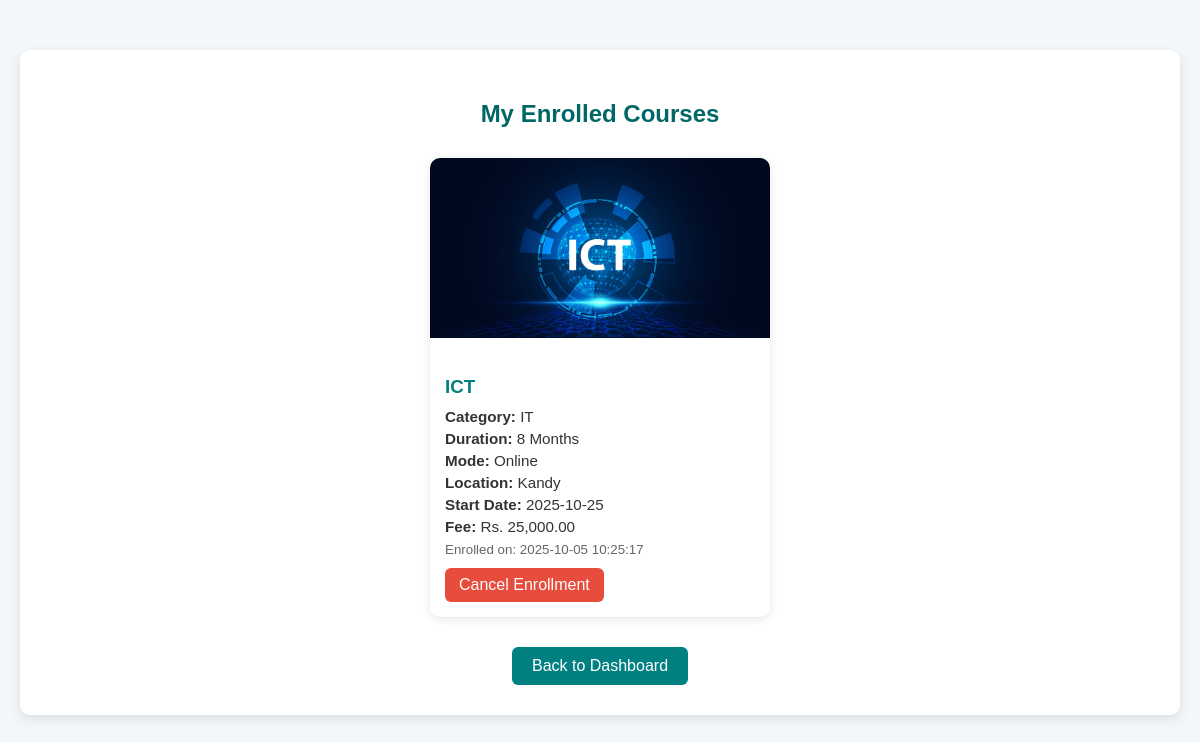
Screenshot of /student/my_enrollments.php (signed in) with the database file from the repository.
### tables this page shows
CREATE TABLE `enrollments` (
  `enroll_id` int(11) NOT NULL,
  `user_id` int(11) NOT NULL,
  `course_id` int(11) NOT NULL,
  `enrolled_at` timestamp NOT NULL DEFAULT current_timestamp()
);

CREATE TABLE `courses` (
  `course_id` int(11) NOT NULL,
  `course_name` varchar(150) NOT NULL,
  `category` varchar(100) NOT NULL,
  `course_des` text NOT NULL,
  `user_id` int(11) NOT NULL,
  `duration` int(11) NOT NULL,
  `start_date` date NOT NULL,
  `image` varchar(255) NOT NULL,
  `fee` decimal(10,2) NOT NULL,
  `mode` enum('Online','On-site') NOT NULL,
  `location` varchar(100) NOT NULL,
  `created_at` timestamp NOT NULL DEFAULT current_timestamp()
);

### student/my_enrollments.php (the view, shortened to what this page needs)
<?php
include('../includes/connect.php');
$user_id = $_SESSION['user_id'];
$query = "SELECT e.enrolled_at, c.course_id, c.course_name, c.category,
                 c.duration, c.start_date, c.fee, c.mode, c.location, c.image
          FROM enrollments e
          JOIN courses c ON e.course_id = c.course_id
          WHERE e.user_id = ?
          ORDER BY e.enrolled_at DESC";
$stmt = $conn->prepare($query);
$stmt->bind_param("i", $user_id);
$stmt->execute();
$result = $stmt->get_result();
?>
<!DOCTYPE html>
<html lang="en">
<head>
  <link rel="stylesheet" href="../css/my_enrollments.css">
</head>
<body>
  <div class="enrollment-container">
    <h2>My Enrolled Courses</h2>
    <?php if ($result->num_rows > 0) { ?>
      <div class="enrollment-grid">
        <?php while ($row = $result->fetch_assoc()) { ?>
          <div class="enrollment-card">
            <?php
              $imgPath = !empty($row['image']) ? "../" . htmlspecialchars($row['image']) : "../includes/uploads/courses/default.png";
            ?>
            <img src="<?php echo $imgPath; ?>" alt="<?php echo htmlspecialchars($row['course_name']); ?>">
            <div class="enrollment-info">
              <h3><?php echo htmlspecialchars($row['course_name']); ?></h3>
              <p><strong>Category:</strong> <?php echo htmlspecialchars($row['category']); ?></p>
              <p><strong>Duration:</strong> <?php echo htmlspecialchars($row['duration']); ?> Months</p>
              <p><strong>Mode:</strong> <?php echo htmlspecialchars($row['mode']); ?></p>
              <p><strong>Location:</strong> <?php echo htmlspecialchars($row['location']); ?></p>
              <p><strong>Start Date:</strong> <?php echo htmlspecialchars($row['start_date']); ?></p>
              <p><strong>Fee:</strong> Rs. <?php echo number_format($row['fee'], 2); ?></p>
              <small>Enrolled on: <?php echo htmlspecialchars($row['enrolled_at']); ?></small>
              <br>
              <a href="cancel_enrollment.php?course_id=<?php echo $row['course_id']; ?>"
                 class="btn-cancel"
                 onclick="return confirm('Are you sure you want to cancel this enrollment?');">
                 Cancel Enrollment
              </a>
            </div>
          </div>
        <?php } ?>
      </div>
    <?php } else { ?>
      <p style="text-align:center;">You haven’t enrolled in any courses yet.</p>
    <?php } ?>
    <a href="student_dashboard.php" class="btn-back">Back to Dashboard</a>
  </div>
</body>
</html>

### css/my_enrollments.css (style rules this page uses)
body { font-family: 'Poppins', sans-serif; background: #f4f7f9; margin: 0; padding: 0; }
.enrollment-container { max-width: 1100px; margin: 50px auto; background: #fff; border-radius: 10px; padding: 30px; box-shadow: 0 4px 12px rgba(0,0,0,0.1); }
.enrollment-container h2 { text-align: center; color: #006666; margin-bottom: 30px; }
.enrollment-grid { display: flex; flex-wrap: wrap; gap: 20px; justify-content: center; }
.enrollment-card { background: #fff; border-radius: 10px; width: 340px; box-shadow: 0 2px 10px rgba(0,0,0,0.1); overflow: hidden; transition: transform 0.3s ease; }
.enrollment-card img { width: 100%; height: 180px; object-fit: cover; }
.enrollment-info { padding: 15px; }
.enrollment-info h3 { color: #008080; margin-bottom: 10px; }
.enrollment-info p { font-size: 0.95em; margin: 5px 0; color: #333; }
.enrollment-info small { color: #666; }
.btn-cancel { display: inline-block; background-color: #e74c3c; color: white; text-decoration: none; padding: 8px 14px; border-radius: 6px; transition: background 0.3s; margin-top: 10px; }
.btn-back { display: block; width: fit-content; margin: 30px auto 0; background-color: #008080; color: white; text-decoration: none; padding: 10px 20px; border-radius: 6px; transition: background 0.3s; }

### rows the page displays
enrollments: course.image (picture), course.course_name "ICT", course.category "IT", course.duration "8", course.mode "Online", course.location "Kandy", course.start_date "2025-10-25", course.fee "25,000.00", enrolled_at "2025-10-05 10:25:17"
